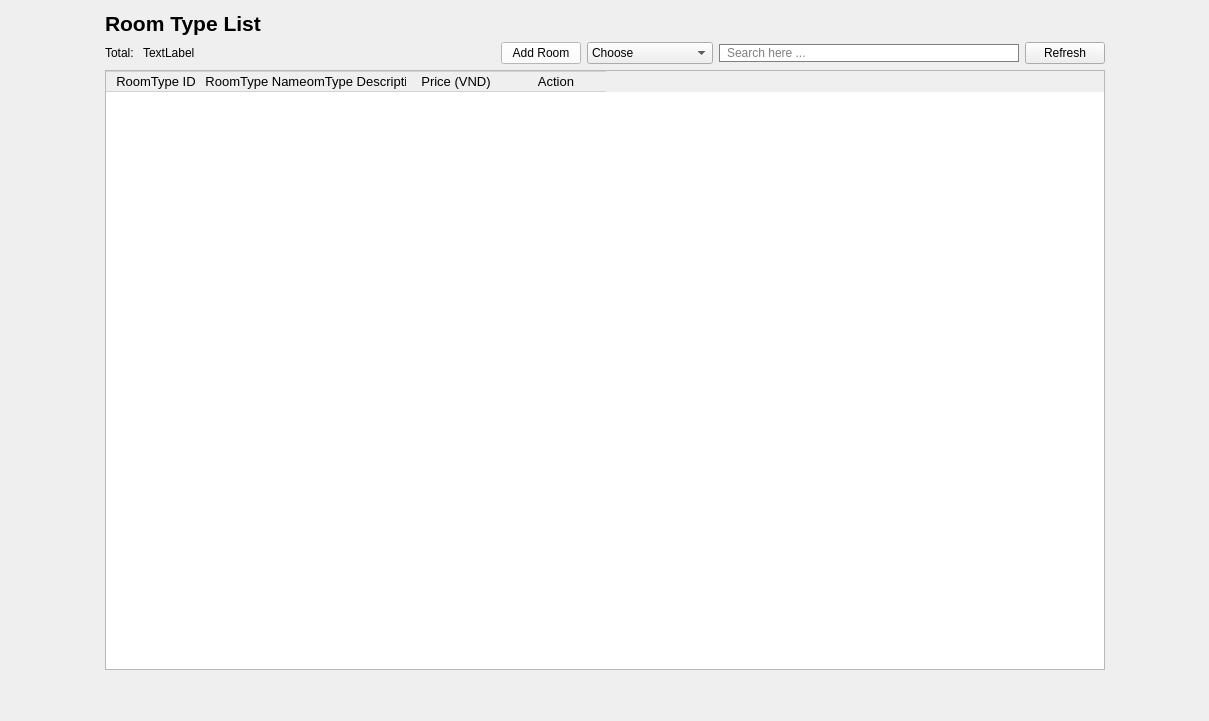
             <widget class="QWidget" name="page_11">
              <property name="minimumSize">
               <size>
                <width>0</width>
                <height>600</height>
               </size>
              </property>
              <layout class="QHBoxLayout" name="horizontalLayout_45">
               <item>
                <spacer name="horizontalSpacer_30">
                 <property name="orientation">
                  <enum>Qt::Orientation::Horizontal</enum>
                 </property>
                 <property name="sizeHint" stdset="0">
                  <size>
                   <width>94</width>
                   <height>20</height>
                  </size>
                 </property>
                </spacer>
               </item>
               <item>
                <layout class="QVBoxLayout" name="verticalLayout_15">
                 <item>
                  <layout class="QHBoxLayout" name="horizontalLayout_32">
                   <item>
                    <widget class="QLabel" name="label_22">
                     <property name="font">
                      <font>
                       <pointsize>16</pointsize>
                       <bold>true</bold>
                      </font>
                     </property>
                     <property name="text">
                      <string>Room Type List</string>
                     </property>
                    </widget>
                   </item>
                   <item>
                    <spacer name="horizontalSpacer_25">
                     <property name="orientation">
                      <enum>Qt::Orientation::Horizontal</enum>
                     </property>
                     <property name="sizeHint" stdset="0">
                      <size>
                       <width>40</width>
                       <height>20</height>
                      </size>
                     </property>
                    </spacer>
                   </item>
                  </layout>
                 </item>
                 <item>
                  <layout class="QHBoxLayout" name="horizontalLayout_33">
                   <item>
                    <layout class="QHBoxLayout" name="horizontalLayout_34">
                     <item>
                      <widget class="QLabel" name="label_23">
                       <property name="text">
                        <string>Total: </string>
                       </property>
                      </widget>
                     </item>
                     <item>
                      <widget class="QLabel" name="totalroom_6">
                       <property name="text">
                        <string>TextLabel</string>
                       </property>
                      </widget>
                     </item>
                    </layout>
                   </item>
                   <item>
                    <spacer name="horizontalSpacer_26">
                     <property name="orientation">
                      <enum>Qt::Orientation::Horizontal</enum>
                     </property>
                     <property name="sizeHint" stdset="0">
                      <size>
                       <width>40</width>
                       <height>20</height>
                      </size>
                     </property>
                    </spacer>
                   </item>
                   <item>
                    <widget class="QPushButton" name="addroom_3">
                     <property name="minimumSize">
                      <size>
                       <width>70</width>
                       <height>0</height>
                      </size>
                     </property>
                     <property name="styleSheet">
                      <string notr="true">QPushButton{
background-color: rgb(255, 255, 255);
}</string>
                     </property>
                     <property name="text">
                      <string>Add Room</string>
                     </property>
                     <property name="icon">
                      <iconset>
                       <normaloff>:/new/prefix1/Resources/add.png</normaloff>:/new/prefix1/Resources/add.png</iconset>
                     </property>
                     <property name="iconSize">
                      <size>
                       <width>10</width>
                       <height>10</height>
                      </size>
                     </property>
                     <property name="checkable">
                      <bool>false</bool>
                     </property>
                    </widget>
                   </item>
                   <item>
                    <widget class="QComboBox" name="CBSRT">
                     <item>
                      <property name="text">
                       <string>Choose</string>
                      </property>
                     </item>
                     <item>
                      <property name="text">
                       <string>RoomType ID</string>
                      </property>
                     </item>
                     <item>
                      <property name="text">
                       <string>RoomType Name</string>
                      </property>
                     </item>
                    </widget>
                   </item>
                   <item>
                    <widget class="QLineEdit" name="LineEditSearchRoomType">
                     <property name="styleSheet">
                      <string notr="true">QLineEdit{
padding-left:5px;
border: 1px solid gray;
border-radius: 10px;
}</string>
                     </property>
                     <property name="placeholderText">
                      <string>Search here ...</string>
                     </property>
                    </widget>
                   </item>
                   <item>
                    <widget class="QPushButton" name="Refbtn_3">
                     <property name="text">
                      <string>Refresh</string>
                     </property>
                     <property name="icon">
                      <iconset>
                       <normaloff>:/new/prefix1/Resources/reload.png</normaloff>:/new/prefix1/Resources/reload.png</iconset>
                     </property>
                    </widget>
                   </item>
                  </layout>
                 </item>
                 <item>
                  <widget class="QTableWidget" name="RoomTypeTable">
                   <property name="minimumSize">
                    <size>
                     <width>1000</width>
                     <height>600</height>
                    </size>
                   </property>
                   <property name="font">
                    <font>
                     <pointsize>10</pointsize>
                    </font>
                   </property>
                   <property name="styleSheet">
                    <string notr="true">QPushButton{
	 border: none;
}
QTableWidget::item {
       border-right: none;
       border-left: none;
       border-bottom: 1px solid #D3D3D3;
}
QHeaderView::section {
       border: 1px solid #D3D3D3; 
       border-right: none;      
       border-left: none;       
}</string>
                   </property>
                   <property name="editTriggers">
                    <set>QAbstractItemView::EditTrigger::NoEditTriggers</set>
                   </property>
                   <property name="alternatingRowColors">
                    <bool>true</bool>
                   </property>
                   <property name="selectionMode">
                    <enum>QAbstractItemView::SelectionMode::NoSelection</enum>
                   </property>
                   <property name="showGrid">
                    <bool>false</bool>
                   </property>
                   <attribute name="horizontalHeaderVisible">
                    <bool>true</bool>
                   </attribute>
                   <attribute name="horizontalHeaderCascadingSectionResizes">
                    <bool>false</bool>
                   </attribute>
                   <attribute name="horizontalHeaderHighlightSections">
                    <bool>true</bool>
                   </attribute>
                   <attribute name="horizontalHeaderShowSortIndicator" stdset="0">
                    <bool>false</bool>
                   </attribute>
                   <attribute name="horizontalHeaderStretchLastSection">
                    <bool>false</bool>
                   </attribute>
                   <column>
                    <property name="text">
                     <string>RoomType ID</string>
                    </property>
                   </column>
                   <column>
                    <property name="text">
                     <string>RoomType Name</string>
                    </property>
                   </column>
                   <column>
                    <property name="text">
                     <string>RoomType Description</string>
                    </property>
                   </column>
                   <column>
                    <property name="text">
                     <string>Price (VND)</string>
                    </property>
                   </column>
                   <column>
                    <property name="text">
                     <string>Action</string>
                    </property>
                   </column>
                  </widget>
                 </item>
                 <item>
                  <spacer name="verticalSpacer_5">
                   <property name="orientation">
                    <enum>Qt::Orientation::Vertical</enum>
                   </property>
                   <property name="sizeHint" stdset="0">
                    <size>
                     <width>20</width>
                     <height>40</height>
                    </size>
                   </property>
                  </spacer>
                 </item>
                </layout>
               </item>
               <item>
                <spacer name="horizontalSpacer_31">
                 <property name="orientation">
                  <enum>Qt::Orientation::Horizontal</enum>
                 </property>
                 <property name="sizeHint" stdset="0">
                  <size>
                   <width>93</width>
                   <height>20</height>
                  </size>
                 </property>
                </spacer>
               </item>
              </layout>
             </widget>
